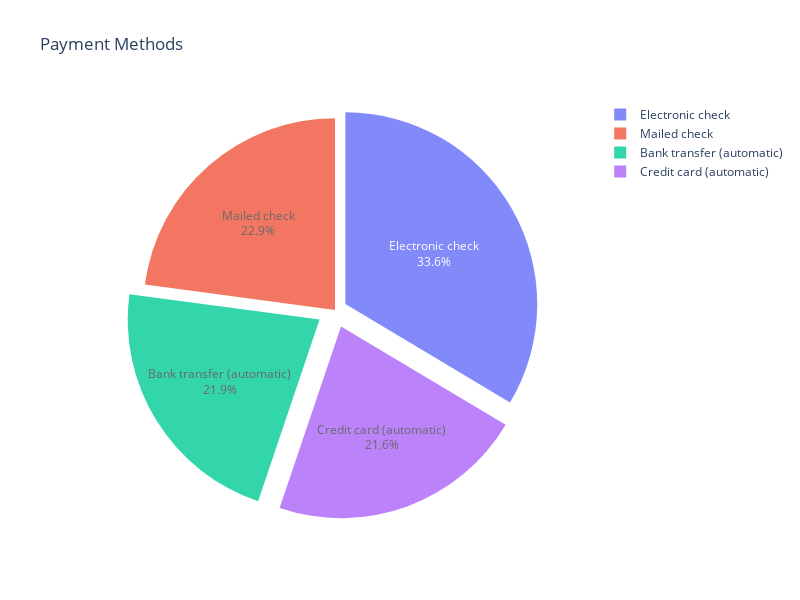

The cell this chart's notebook holds for it:
### Markdown cell above
## chart

### Code cell
PaymentMethod_name = df['PaymentMethod'].value_counts().index.to_list()
PaymentMethod_values = df['PaymentMethod'].value_counts().values.tolist()
# pie_chart(labels=PaymentMethod_name, sizes=PaymentMethod_values, title="Payment Methods")
pie_chart_plotly(labels=PaymentMethod_name, sizes=PaymentMethod_values, title="Payment Methods")

### Figure 1 — Plotly figure (JSON) as saved in the notebook; plotly's stock layout.template omitted (floating-point values rounded to 4 significant figures)
{"data": [{"domain": {"x": [0, 1], "y": [0, 1]}, "hole": 0, "hovertemplate": "labels=%{label}<br>sizes=%{value}<extra></extra>", "labels": ["Electronic check", "Mailed check", "Bank transfer (automatic)", "Credit card (automatic)"], "legendgroup": "", "name": "", "opacity": 0.8, "pull": [0.06233, 0, 0.09476, 0.09104], "showlegend": true, "textinfo": "percent+label", "textposition": "inside", "type": "pie", "values": [2365, 1612, 1544, 1522]}], "layout": {"height": 600, "legend": {"tracegroupgap": 0}, "title": {"text": "Payment Methods"}, "width": 800}}
